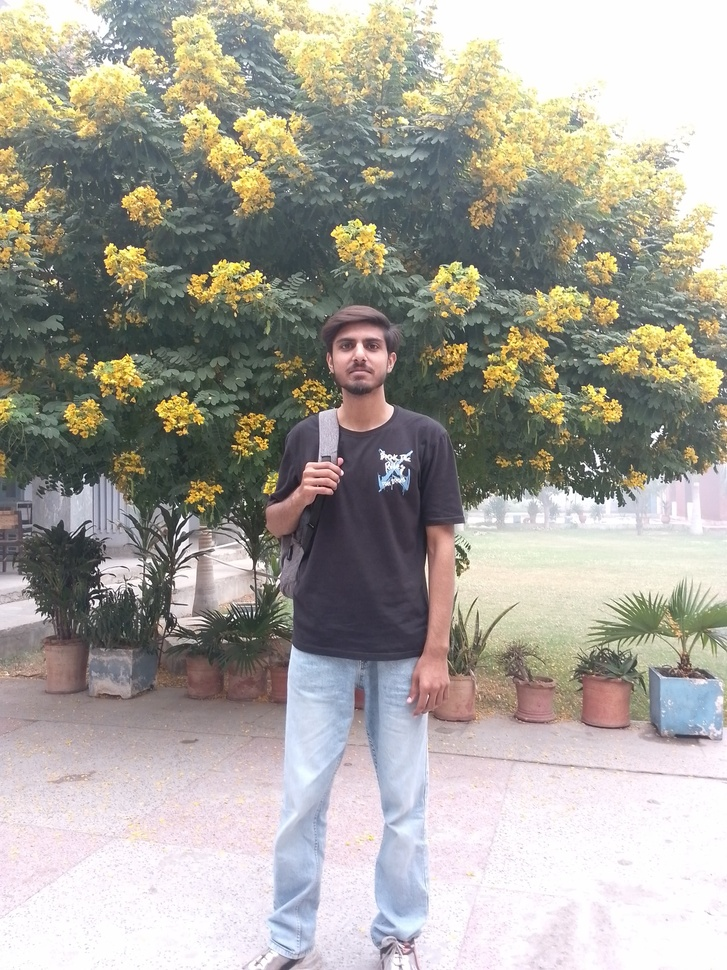
%> input picture Chapter_01/img_01.jpg, 727 x 970 px, shrunk from 3120 x 4160 before the run
$ octave Example_1_7.m   (GNU Octave 9; MATLAB toolbox functions it lacks are replaced by stand-ins)
%> lines starting %> are read from the running program, lines starting %| are printed output that depends on the picture
clear all
close all
clc

D = imread("img_01.jpg");
%> D is the input picture: size 970x727x3 uint8; mean R, G, B 167.2, 163.8, 155.6

Dred = D(:,:,1);
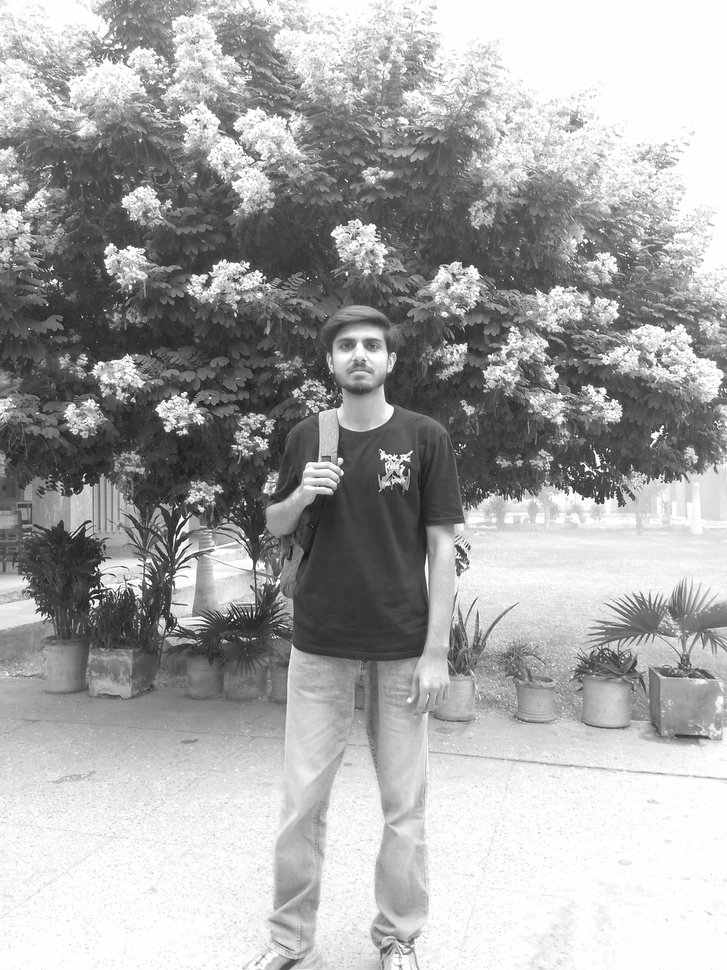
%> Dred: size 970x727 uint8; min 20, max 255, mean 167.2
% Extractredchannel(firstchannel)

Dgreen = D(:,:,2);
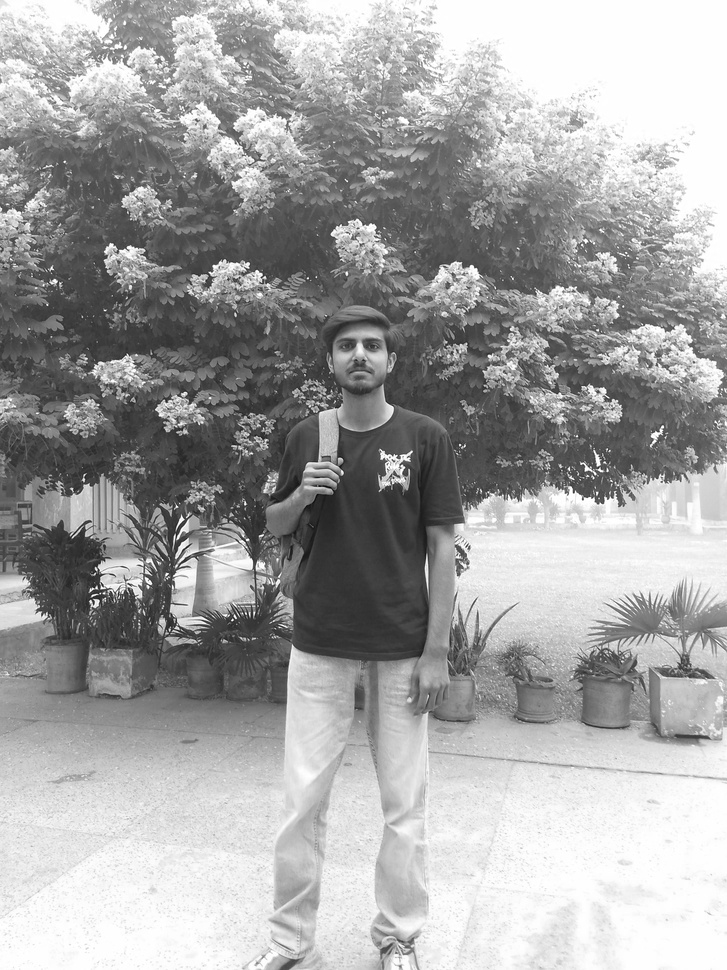
%> Dgreen: size 970x727 uint8; min 5, max 255, mean 163.8
% Extract green channel(secondchannel)

Dblue = D(:,:,3);
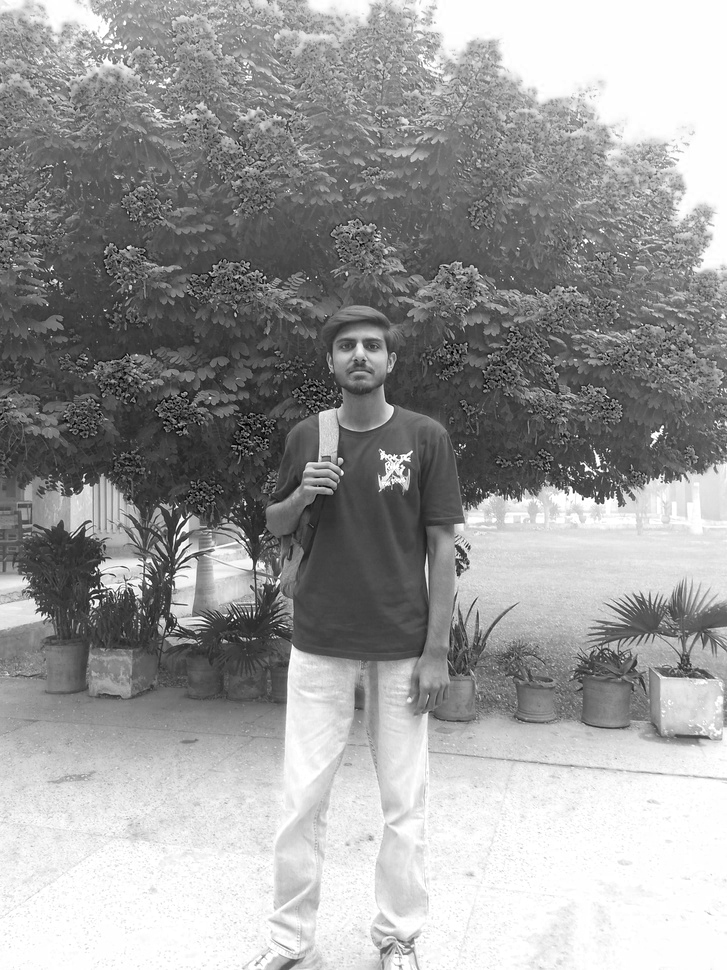
%> Dblue: size 970x727 uint8; min 0, max 255, mean 155.6

subplot(2,2,1);
%Displayall in2 2plot
imshow(D); axis image;
title("Original");

subplot(2,2,2);
imshow(Dred);
title("red");

subplot(2,2,3);
imshow(Dgreen);
title("green");

subplot(2,2,4);
imshow(Dblue);
title("blue");
